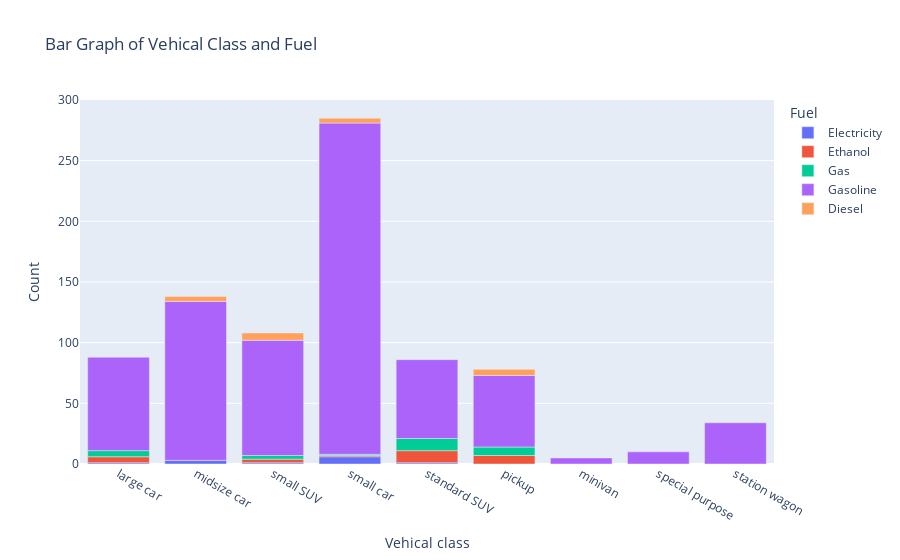

The notebook cell saved with this chart:
### Code cell
columns = ['veh_class', 'fuel']

# Count the occurrences of each combination of values
grouped_data = data.groupby(columns).size().reset_index(name='count')

# Create the bar graph using Plotly Express
fig = px.bar(grouped_data, x='veh_class', y='count', color='fuel', title='Bar Graph of Vehical Class and Fuel')
fig.update_yaxes(range=[0, 300], dtick=50)
fig.update_layout(xaxis_title='Vehical class', yaxis_title='Count', legend_title='Fuel')
fig.show()

### Figure 1 — Plotly figure (JSON) as saved in the notebook; plotly's stock layout.template omitted (floating-point values rounded to 4 significant figures)
{"data": [{"alignmentgroup": "True", "hovertemplate": "fuel=Electricity<br>veh_class=%{x}<br>count=%{y}<extra></extra>", "legendgroup": "Electricity", "marker": {"color": "#636efa", "pattern": {"shape": ""}}, "name": "Electricity", "offsetgroup": "Electricity", "orientation": "v", "showlegend": true, "textposition": "auto", "type": "bar", "x": ["large car", "midsize car", "small SUV", "small car", "standard SUV"], "xaxis": "x", "y": [1, 3, 1, 6, 1], "yaxis": "y"}, {"alignmentgroup": "True", "hovertemplate": "fuel=Ethanol<br>veh_class=%{x}<br>count=%{y}<extra></extra>", "legendgroup": "Ethanol", "marker": {"color": "#EF553B", "pattern": {"shape": ""}}, "name": "Ethanol", "offsetgroup": "Ethanol", "orientation": "v", "showlegend": true, "textposition": "auto", "type": "bar", "x": ["large car", "pickup", "small SUV", "small car", "standard SUV"], "xaxis": "x", "y": [5, 7, 3, 1, 10], "yaxis": "y"}, {"alignmentgroup": "True", "hovertemplate": "fuel=Gas<br>veh_class=%{x}<br>count=%{y}<extra></extra>", "legendgroup": "Gas", "marker": {"color": "#00cc96", "pattern": {"shape": ""}}, "name": "Gas", "offsetgroup": "Gas", "orientation": "v", "showlegend": true, "textposition": "auto", "type": "bar", "x": ["large car", "pickup", "small SUV", "small car", "standard SUV"], "xaxis": "x", "y": [5, 7, 3, 1, 10], "yaxis": "y"}, {"alignmentgroup": "True", "hovertemplate": "fuel=Gasoline<br>veh_class=%{x}<br>count=%{y}<extra></extra>", "legendgroup": "Gasoline", "marker": {"color": "#ab63fa", "pattern": {"shape": ""}}, "name": "Gasoline", "offsetgroup": "Gasoline", "orientation": "v", "showlegend": true, "textposition": "auto", "type": "bar", "x": ["large car", "midsize car", "minivan", "pickup", "small SUV", "small car", "special purpose", "standard SUV", "station wagon"], "xaxis": "x", "y": [77, 131, 5, 59, 95, 273, 10, 65, 34], "yaxis": "y"}, {"alignmentgroup": "True", "hovertemplate": "fuel=Diesel<br>veh_class=%{x}<br>count=%{y}<extra></extra>", "legendgroup": "Diesel", "marker": {"color": "#FFA15A", "pattern": {"shape": ""}}, "name": "Diesel", "offsetgroup": "Diesel", "orientation": "v", "showlegend": true, "textposition": "auto", "type": "bar", "x": ["midsize car", "pickup", "small SUV", "small car"], "xaxis": "x", "y": [4, 5, 6, 4], "yaxis": "y"}], "layout": {"barmode": "relative", "legend": {"title": {"text": "Fuel"}, "tracegroupgap": 0}, "title": {"text": "Bar Graph of Vehical Class and Fuel"}, "xaxis": {"anchor": "y", "domain": [0, 1], "title": {"text": "Vehical class"}}, "yaxis": {"anchor": "x", "domain": [0, 1], "dtick": 50, "range": [0, 300], "title": {"text": "Count"}}}}
